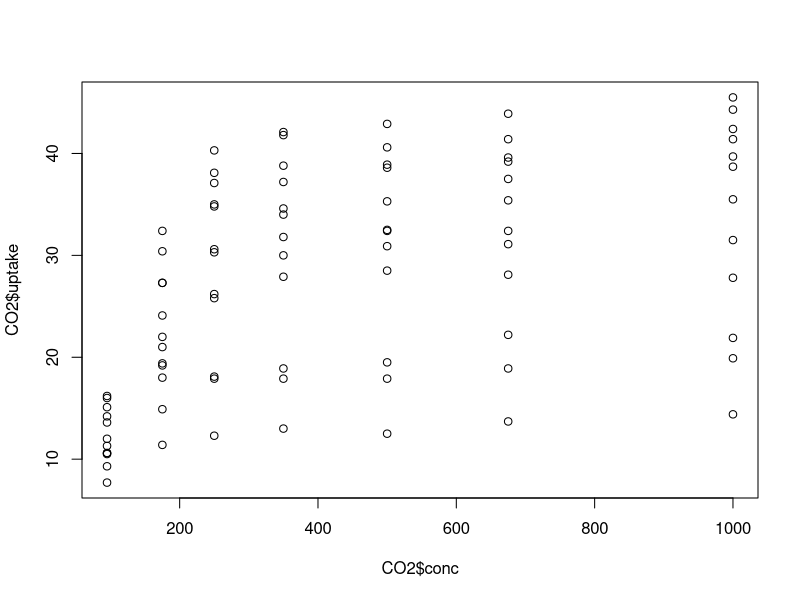
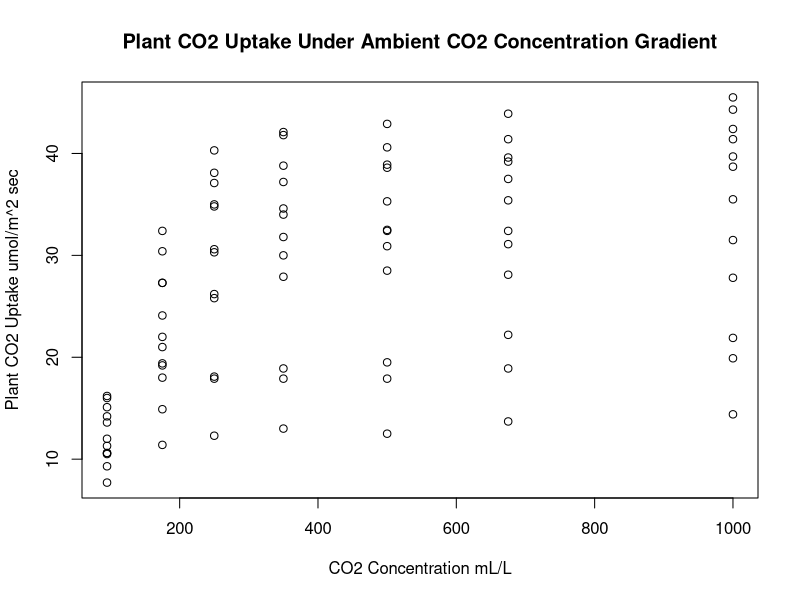
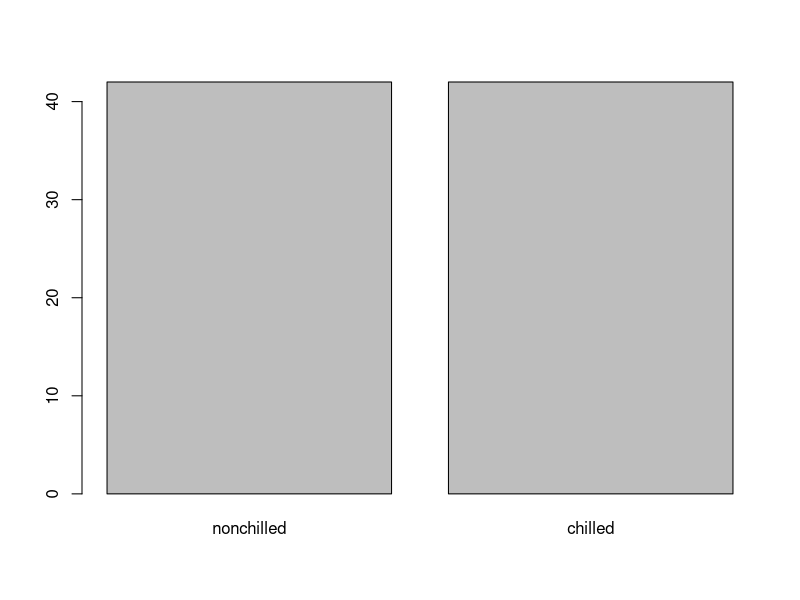

Generate these figures, in order, with R: (Note: this script raises an error after producing the figures.)
# Introduction to plotting in R

# Don't forget to try the vignettes at the bottom of each help page!

# Setup ----------------------------------------------------------------------------------------------------------------------------------

library(ggplot2) # Load the library for ggplot2 as we will use it later.

# Save data from internal `datasets` package as a new object.
# This dataset is observations of CO2 uptake by plants originating from
# different locations, and with different temperature treatments performed.
CO2 = datasets::CO2

# Remind us what it looks like - three columns of character vectors represented as 'factors', and two numeric columns
head(CO2)

# More specific information about the structure (str) of the data
str(CO2)

# Visualization types --------------------------------------------------------------------------------------------------------------------------------------------

## Plots of data distribution in one dimension ######################

### Histogram - group the data into bins (default or custom defined) spanning the range of the data and display frequency of each bin.
?hist

### Density - Smooth out the data and display density (analogous to continuous frequency) of data along the range of the data.
?density # Combine with plot() to vizualize; i.e. plot(density(x))

### Dotchart - Display all point values along one dimension.
?dotchart


## Plots in two-dimension ###########################

### Ordinary point plotting
?plot # Plot points along x and y axes. Follow with points() for additional points from related data, or lines(); examples below.

### Grid plotting with grid cell values
?image # Plot a raster 'image', which is a set of coordinates x & y, and cell values z. 

### Box plot - Group the data along discrete factors, and display median, interquartile range (whiskers), and outliers
?boxplot



# What makes a good visualization? 
# * Plots should have a **purpose**, a clearly defined set of variables and a message being conveyed. 
# * Plots should be succinct and uncluttered so as to allow easy interpretation of the purpose. 
# * Plots should be comprehensive, representing the data accurately and fairly.

# Make the plot pretty only after you've settled on a chart with the previous characteristics.


# Visualization 1 ------------------------------------------------------------------------------------------------

# Changing ambient CO2 should affect CO2 uptake - less CO2 available might imply a slower uptake rate. Can we visualize this?

# We have two numeric vectors within the dataframe ; this is a good candidate for a simple point plot
class(CO2$conc)
class(CO2$uptake)

plot(x = CO2$conc, y = CO2$uptake) # Commentary:
# # # # # # # # # # # # # # # # # # # # # # # # # # # # # # # # # # # # # # # # 
# There's some increase in uptake at the lower end of the concentration
# gradient, but it doesn't really increase much after ~250 mL/L

# It may imply that CO2 concentration is only a limiting factor at very low
# levels and does not drive uptake at higher concentrations
# # # # # # # # # # # # # # # # # # # # # # # # # # # # # # # # # # # # # # # # 

# Format the plot a little better. If the line gets too long, you can add breaks AFTER commas.

plot(x = CO2$conc, y = CO2$uptake, 
     xlab = 'CO2 Concentration mL/L', 
     ylab = 'Plant CO2 Uptake umol/m^2 sec', 
     main = 'Plant CO2 Uptake Under Ambient CO2 Concentration Gradient')

# Do the same in ggplot2

# Visualization 2 ------------------------------------------------------------------------------------------------

# Biological processes are usually temperature mediated. We should expect higher
# respiration (CO2 uptake) with higher temperatures. What are the temp
# treatments? 'levels' extracts the unique factors from a 'factor' vector. In
# this case, 'chilled' and 'nonchilled' represented as 1's and 2's

levels(CO2$Treatment)

# We're interested in the distribution of uptake as it relates to treatment. How can we visualize this?
# * Box plot - grouping along a discrete variable (treatment) and display distribution of data
# * Density plot with line type determined by factor
# * Points colored by factor

# Split data frame by treatment. Makes two lists of CO2$uptake separated by treatment. 
# Note : if you wrap any assignment with parentheses like below, it will automatically print the object you just assigned.
(CO2_split = split(CO2$uptake, CO2$Treatment))


# Plot opens up the plotting window defaulting to the ranges of the data initially passed to plot()
# Additional points can be added by following plot() with points(), but the window size will not change!

plot(CO2$Treatment)

# Box plot - 'split' first by treatment and plot
boxplot(CO2_split_treatment)

# Plot density
plot( density(split(CO2$uptake, CO2$Treatment)$chilled) )
lines( density(split(CO2$uptake, CO2$Treatment)$nonchilled) , linetype)
